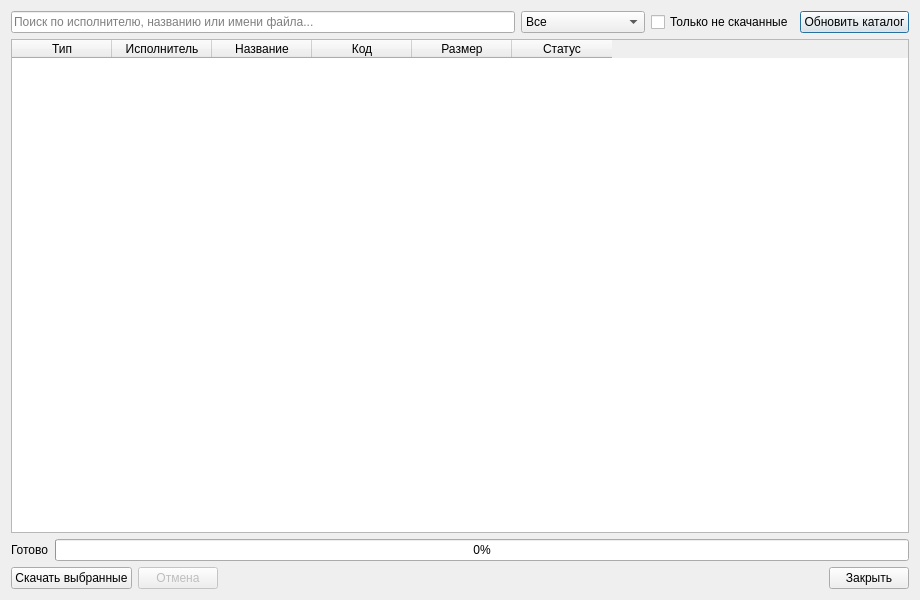
<?xml version="1.0" encoding="UTF-8"?>
<ui version="4.0">
 <class>DlgRemoteLibrary</class>
 <widget class="QDialog" name="DlgRemoteLibrary">
  <property name="geometry">
   <rect>
    <x>0</x>
    <y>0</y>
    <width>920</width>
    <height>600</height>
   </rect>
  </property>
  <property name="windowTitle">
   <string>Удалённая библиотека</string>
  </property>
  <layout class="QVBoxLayout" name="verticalLayout">
   <item>
    <layout class="QHBoxLayout" name="horizontalLayoutFilter">
     <item>
      <widget class="QLineEdit" name="lineEditSearch">
       <property name="placeholderText">
        <string>Поиск по исполнителю, названию или имени файла...</string>
       </property>
       <property name="clearButtonEnabled">
        <bool>true</bool>
       </property>
      </widget>
     </item>
     <item>
      <widget class="QComboBox" name="comboBoxType">
       <item>
        <property name="text">
         <string>Все</string>
        </property>
       </item>
       <item>
        <property name="text">
         <string>Караоке</string>
        </property>
       </item>
       <item>
        <property name="text">
         <string>Фоновая музыка</string>
        </property>
       </item>
      </widget>
     </item>
     <item>
      <widget class="QCheckBox" name="checkBoxOnlyMissing">
       <property name="text">
        <string>Только не скачанные</string>
       </property>
      </widget>
     </item>
     <item>
      <widget class="QPushButton" name="btnRefresh">
       <property name="text">
        <string>Обновить каталог</string>
       </property>
      </widget>
     </item>
    </layout>
   </item>
   <item>
    <widget class="QTableWidget" name="tableWidgetTracks">
     <property name="editTriggers">
      <set>QAbstractItemView::NoEditTriggers</set>
     </property>
     <property name="alternatingRowColors">
      <bool>true</bool>
     </property>
     <property name="selectionMode">
      <enum>QAbstractItemView::ExtendedSelection</enum>
     </property>
     <property name="selectionBehavior">
      <enum>QAbstractItemView::SelectRows</enum>
     </property>
     <property name="sortingEnabled">
      <bool>true</bool>
     </property>
     <column>
      <property name="text">
       <string>Тип</string>
      </property>
     </column>
     <column>
      <property name="text">
       <string>Исполнитель</string>
      </property>
     </column>
     <column>
      <property name="text">
       <string>Название</string>
      </property>
     </column>
     <column>
      <property name="text">
       <string>Код</string>
      </property>
     </column>
     <column>
      <property name="text">
       <string>Размер</string>
      </property>
     </column>
     <column>
      <property name="text">
       <string>Статус</string>
      </property>
     </column>
    </widget>
   </item>
   <item>
    <layout class="QHBoxLayout" name="horizontalLayoutProgress">
     <item>
      <widget class="QLabel" name="labelStatus">
       <property name="text">
        <string>Готово</string>
       </property>
      </widget>
     </item>
     <item>
      <widget class="QProgressBar" name="progressBar">
       <property name="visible">
        <bool>false</bool>
       </property>
       <property name="value">
        <number>0</number>
       </property>
      </widget>
     </item>
    </layout>
   </item>
   <item>
    <layout class="QHBoxLayout" name="horizontalLayoutButtons">
     <item>
      <widget class="QPushButton" name="btnDownload">
       <property name="text">
        <string>Скачать выбранные</string>
       </property>
      </widget>
     </item>
     <item>
      <widget class="QPushButton" name="btnCancel">
       <property name="enabled">
        <bool>false</bool>
       </property>
       <property name="text">
        <string>Отмена</string>
       </property>
      </widget>
     </item>
     <item>
      <spacer name="horizontalSpacer">
       <property name="orientation">
        <enum>Qt::Horizontal</enum>
       </property>
       <property name="sizeHint" stdset="0">
        <size>
         <width>40</width>
         <height>20</height>
        </size>
       </property>
      </spacer>
     </item>
     <item>
      <widget class="QPushButton" name="btnClose">
       <property name="text">
        <string>Закрыть</string>
       </property>
      </widget>
     </item>
    </layout>
   </item>
  </layout>
 </widget>
 <resources/>
 <connections/>
</ui>
